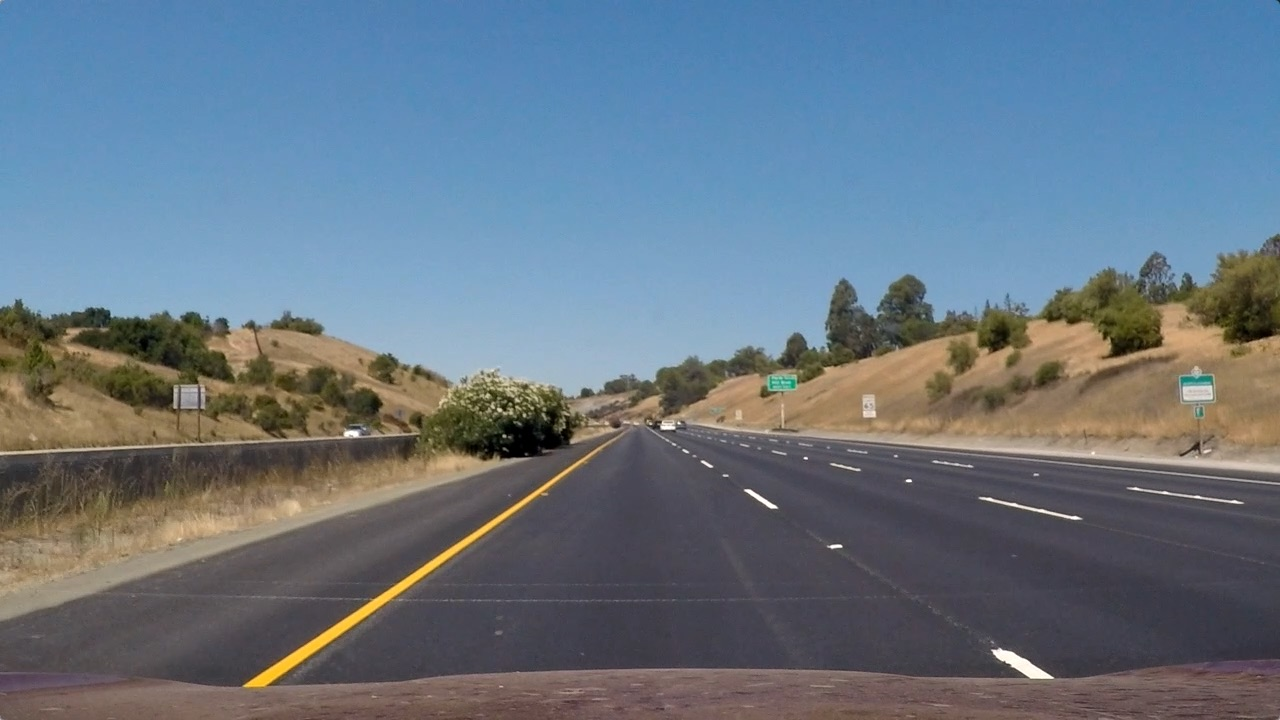
#> input picture test_images/straight_lines1.jpg, 1280 x 720 px
$ python -i filter.py   (imports and definitions only)   (older library calls are emulated)
#> lines starting #> are read from the running program, lines starting #| are printed output that depends on the picture; after the words box and inside, x2 and y2 are one past the last pixel; in counts of white or black regions, pixels touching at a corner belong together
#!/bin/python

import numpy as np
import cv2
from scipy.signal import convolve2d

# filter an RGB image for yellow and while lane lines
def filter(image):
  shadow = shadow_lane_finder(image)
  non_shadow = non_shadow_lane_finder(image)
  result = np.zeros_like(shadow)
  result[(shadow==1)|(non_shadow==1)] = 1
  return result

# filter an rgb image for yellow and white lane lines in areas of higher brightness
def non_shadow_lane_finder(image):
  yellow = yellow_finder(image)
  white = white_finder(image)
  shadow = shadow_mask(image, thresh=(0,50))

  result = np.zeros_like(white)
  result[((yellow==1)|(white==1)) & (shadow==0)] = 1
  return result

# filter an rgb image high contrast areas in areas of low brightness
def shadow_lane_finder(image):
  shadow = shadow_mask(image)
  r_sobel = abs_sobel_mask(image[:,:,0], shadow)
  g_sobel = abs_sobel_mask(image[:,:,0], shadow)
  b_sobel = abs_sobel_mask(image[:,:,0], shadow)

  result = np.zeros_like(r_sobel)
  result[(r_sobel==1)|(g_sobel==1)|(b_sobel==1)] = 1
  return result

# find white lane lines
def white_finder(image, thresh=(200, 255)):
  r = image[:,:,0]
  g = image[:,:,1]
  b = image[:,:,2]
  white = np.zeros_like(r)
  white[((r >=thresh[0]) & (r <= thresh[1])) & ((g >=thresh[0]) & (g <= thresh[1])) & ((b >=thresh[0]) & (b <= thresh[1]))] = 1
  black = hsv_threshold(image, channel=2, thresh=(0, 180))
  gradx = abs_sobel_thresh(image, orient='x', sobel_kernel=15, thresh=(25, 100))

  combined = np.zeros_like(gradx)
  combined[((gradx==1)|(white==1))&(black==0)] = 1
  return combined

#find yellow lane lines
def yellow_finder(image):
  h1 = hsv_threshold(image, channel=0, thresh=(17, 30))
  h2 = hls_threshold(image, channel=0, thresh=(20, 30))
  s = hls_threshold(image, channel=2, thresh=(100, 255))
  result = np.zeros_like(h1)
  result[((h1==1)|(h2==1))&(s==1)] = 1
  return result

# find areas of shadow based on brightness from an rgb image
# thresh (0-50) will hide shadow
# thresh (50-255) is show shadow)
def shadow_mask(image, thresh=(50, 255)):
  l = cv2.cvtColor(image, cv2.COLOR_RGB2HLS).astype(np.float)[:,:,1]
  mask = convolve2d(l, np.ones((3, 3)), mode='same')
  scaled_mask = np.uint8(255*mask/np.max(mask))
  shadow_mask = np.zeros_like(scaled_mask)
  shadow_mask[(scaled_mask>=thresh[0])&(scaled_mask<=thresh[1])] = 1
  return shadow_mask

# filter an rgb image for a certain channel in hsv
def hsv_threshold(image, channel=0, thresh=(0, 255)):
  hsv = cv2.cvtColor(image, cv2.COLOR_RGB2HSV)
  c_img = hsv[:,:,channel]
  binary = np.zeros_like(c_img)
  binary[(c_img >= thresh[0]) & (c_img <= thresh[1])] = 1
  return binary

# filter an rgb image for a certain channel in hls
def hls_threshold(image, channel=0, thresh=(0, 255)):
  hls = cv2.cvtColor(image, cv2.COLOR_RGB2HLS).astype(np.float)
  c_img = hls[:,:,channel]
  binary = np.zeros_like(c_img)
  binary[(c_img >= thresh[0]) & (c_img <= thresh[1])] = 1
  return binary

# filter a single channel image for the absolute value of the Sobel operator in the X direction with a filter mask
def abs_sobel_mask(c_img, mask):
  sobel = cv2.Sobel(c_img, cv2.CV_64F, 1, 0, ksize=11)
  abs_sobel = np.absolute(sobel)
  abs_sobel[(mask == 1)] = 0
  scaled_sobel = np.uint8(255*abs_sobel/np.max(abs_sobel))
  scaled_sobel[(mask == 1)] = 0
  result = np.zeros_like(scaled_sobel)
  result[(scaled_sobel>25)] = 1
  return result

# filter an rgb image for the absolute value of the Sobel operator in the X direction
def abs_sobel_thresh(img, orient='x', sobel_kernel=3, thresh=(0, 255)):
  gray = cv2.cvtColor(img, cv2.COLOR_RGB2GRAY)
  if orient is 'x':
      sobel = cv2.Sobel(gray, cv2.CV_64F, 1, 0)
  else:
      sobel = cv2.Sobel(gray, cv2.CV_64F, 0, 1)
  abs_sobel = np.absolute(sobel)
  scaled_sobel = np.uint8(255*abs_sobel/np.max(abs_sobel))
  grad_binary = np.zeros_like(scaled_sobel)
  grad_binary[(scaled_sobel >= thresh[0]) & (scaled_sobel <= thresh[1])] = 1
  return grad_binary

>>> import cv2
>>> picture = cv2.cvtColor(cv2.imread('../test_images/straight_lines1.jpg'), cv2.COLOR_BGR2RGB)
>>> result = filter(picture)
#> in shadow_lane_finder, `shadow = shadow_mask(image)`:
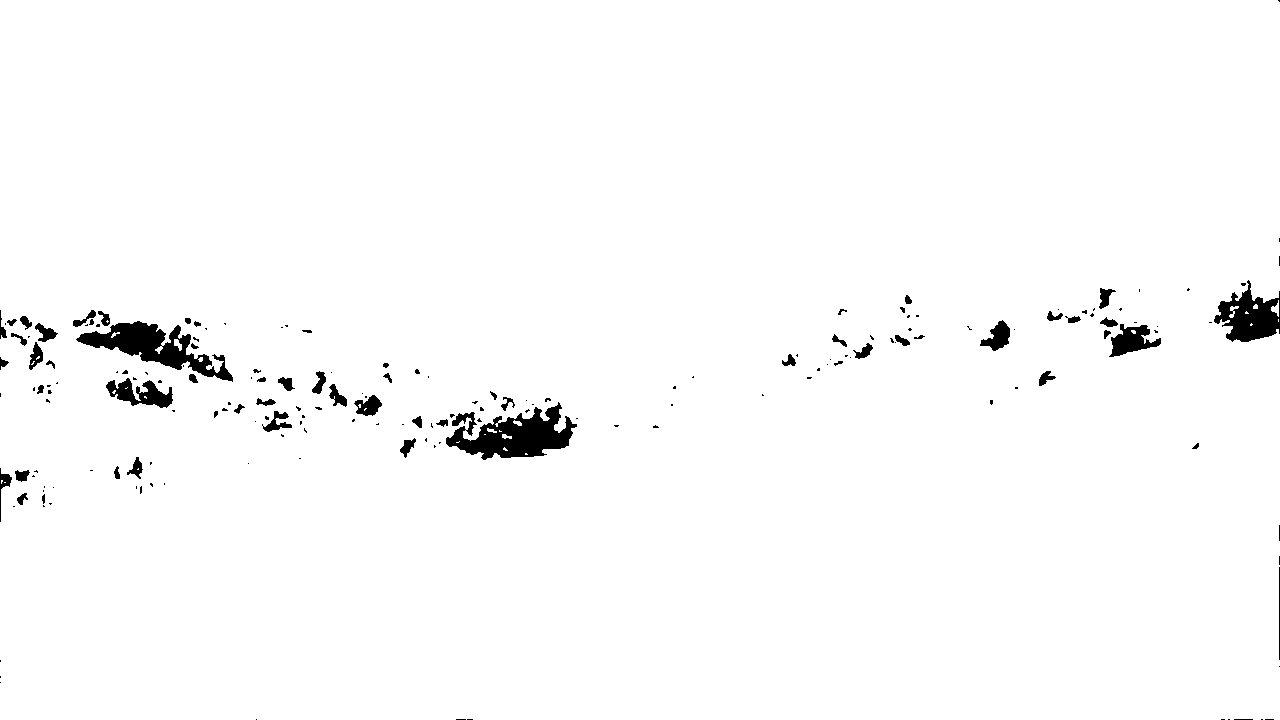
#> shadow: shape (720, 1280); values 0 (black) and 1 (white), 98.1% white; 185 black regions (122 under 20 px), largest, box (x1, y1, x2, y2) and area: (446, 402, 577, 460) 3896, (76, 321, 233, 382) 3381, (1214, 280, 1280, 342) 2205
#> in hls_threshold, `hls = cv2.cvtColor(image, cv2.COLOR_RGB2HLS).astype(np.float)`:
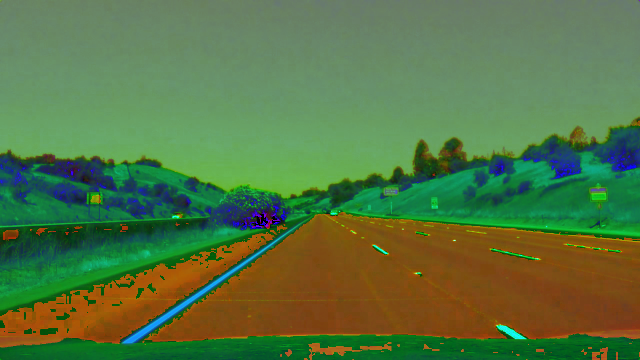
#> hls: shape (720, 1280, 3) float64 (shown at 1/2 size); mean R, G, B 85.5, 117, 67
#> call 2 of hsv_threshold, with channel = 2, thresh = (0, 180)
#> in hsv_threshold (call 2), `c_img = hsv[:,:,channel]`:
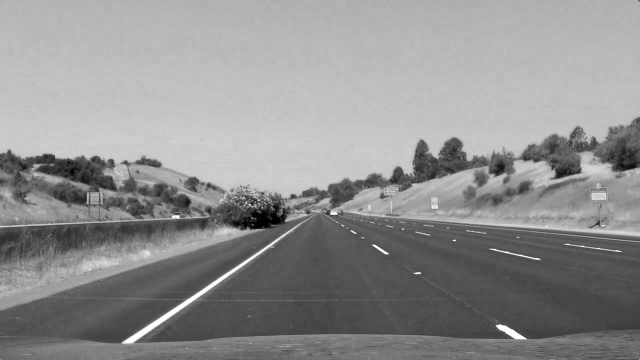
#> c_img: shape (720, 1280) (shown at 1/2 size); min 0, max 255, mean 143.4
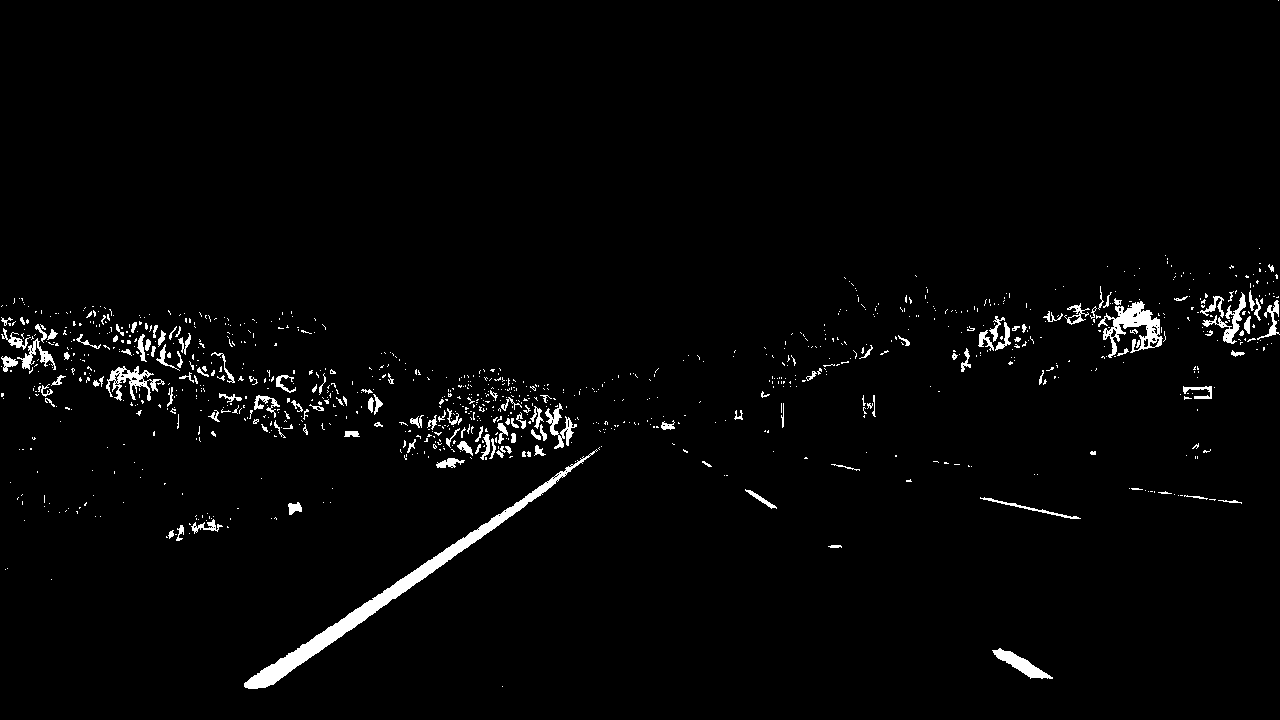
#> result: shape (720, 1280); values 0 (black) and 1 (white), 2.2% white; 1039 white regions (898 under 20 px), largest, box (x1, y1, x2, y2) and area: (244, 449, 598, 689) 4659, (1098, 301, 1163, 358) 1395, (106, 366, 165, 401) 732

$ run again, on test_images/straight_lines2.jpg
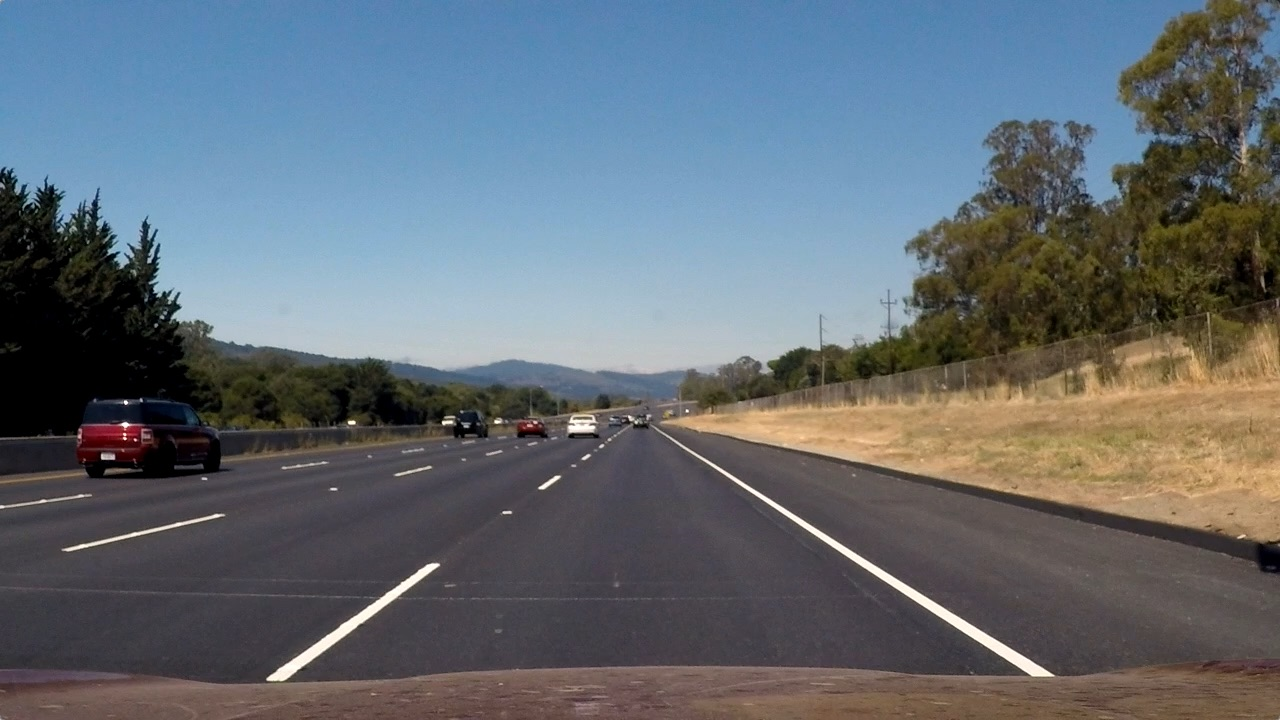
#> input picture test_images/straight_lines2.jpg, 1280 x 720 px
#> in shadow_lane_finder, `shadow = shadow_mask(image)`:
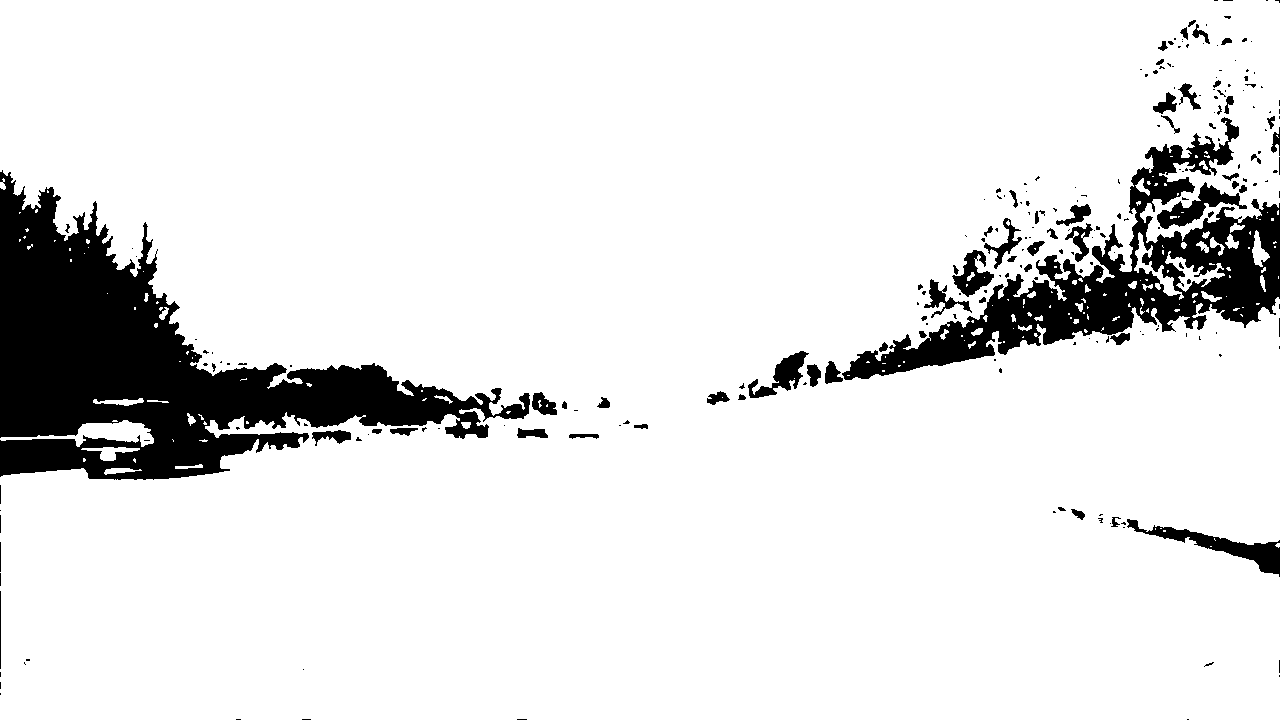
#> shadow: shape (720, 1280); values 0 (black) and 1 (white), 89.1% white; 234 black regions (169 under 20 px), largest, box (x1, y1, x2, y2) and area: (0, 170, 530, 480) 59182, (842, 117, 1280, 380) 28004, (1127, 519, 1280, 577) 2087
#> r_sobel: shape (720, 1280); values 0 (black) and 1 (white), 2.3% white; 1068 white regions (774 under 20 px), largest, box (x1, y1, x2, y2) and area: (1257, 226, 1273, 299) 266, (1249, 236, 1264, 293) 224, (52, 257, 71, 297) 221
#> hsv: shape (720, 1280, 3); mean H, S, V 81.6, 75.9, 127.4
#> h1: shape (720, 1280); values 0 (black) and 1 (white), 14.3% white; 611 white regions (531 under 20 px), largest, box (x1, y1, x2, y2) and area: (678, 135, 1280, 496) 98567, (190, 340, 458, 448) 8541, (1122, 0, 1259, 133) 8044
#> h2: shape (720, 1280) float64; values 0 (black) and 1 (white), 9.3% white; 582 white regions (511 under 20 px), largest, box (x1, y1, x2, y2) and area: (678, 135, 1280, 409) 55561, (1122, 0, 1259, 133) 7418, (190, 340, 382, 436) 6913
#> s: shape (720, 1280) float64; values 0 (black) and 1 (white), 20% white; 2885 white regions (2605 under 20 px), largest, box (x1, y1, x2, y2) and area: (0, 6, 869, 271) 101845, (968, 172, 1280, 355) 20916, (680, 401, 920, 460) 6515
#> yellow: shape (720, 1280); values 0 (black) and 1 (white), 4.5% white; 1065 white regions (933 under 20 px), largest, box (x1, y1, x2, y2) and area: (968, 172, 1280, 355) 20146, (870, 316, 995, 375) 2966, (801, 521, 1018, 666) 1442
#> black: shape (720, 1280); values 0 (black) and 1 (white), 64.4% white; 1128 black regions (1058 under 20 px), largest, box (x1, y1, x2, y2) and area: (0, 4, 1146, 374) 285550, (662, 341, 1280, 477) 19054, (964, 435, 1280, 529) 9401
#> gradx: shape (720, 1280); values 0 (black) and 1 (white), 3.1% white in thin lines or dots
#> white: shape (720, 1280); values 0 (black) and 1 (white), 0.8% white; 539 white regions (529 under 20 px), largest, box (x1, y1, x2, y2) and area: (667, 435, 1054, 677) 2971, (267, 563, 439, 681) 1854, (64, 514, 222, 551) 461
#> non_shadow: shape (720, 1280); values 0 (black) and 1 (white), 2.2% white; 1134 white regions (1037 under 20 px), largest, box (x1, y1, x2, y2) and area: (667, 435, 1054, 677) 2971, (267, 563, 439, 681) 1854, (977, 235, 1066, 298) 1417
#> `result = filter(picture)`:
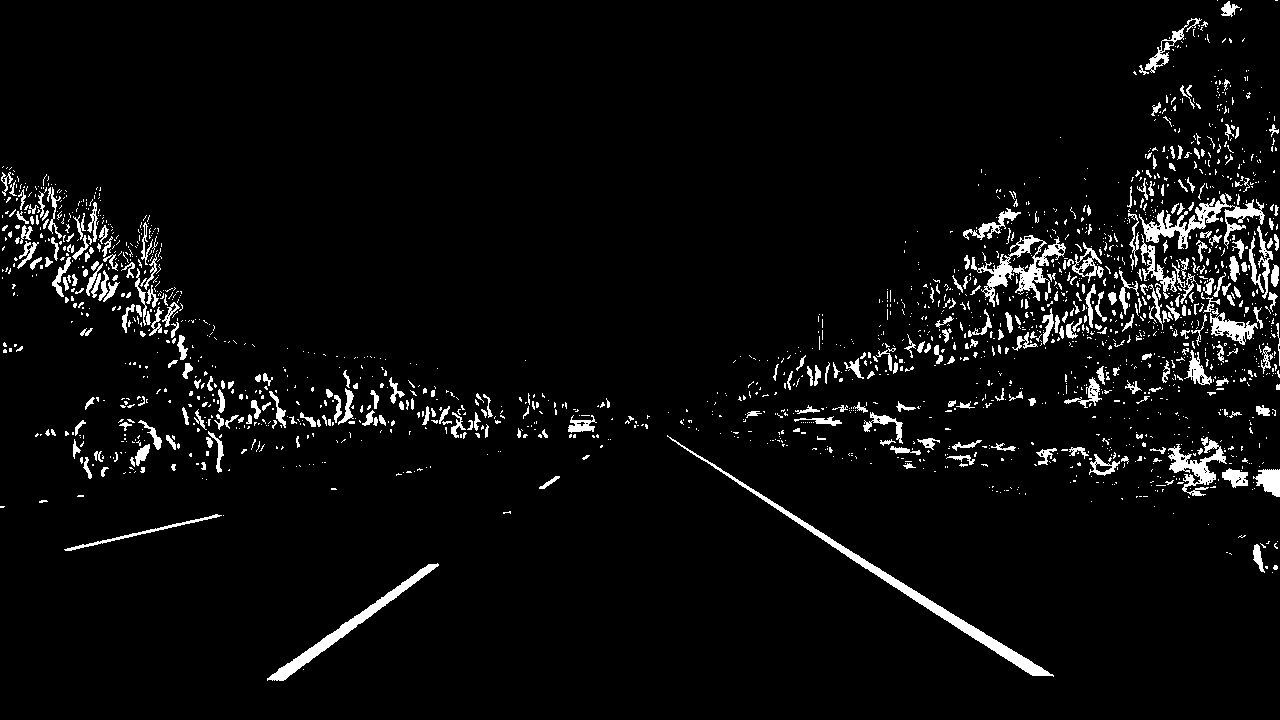
#> result: shape (720, 1280); values 0 (black) and 1 (white), 4.6% white; 1920 white regions (1571 under 20 px), largest, box (x1, y1, x2, y2) and area: (667, 435, 1054, 677) 2971, (1139, 194, 1265, 249) 1913, (267, 563, 439, 681) 1854
